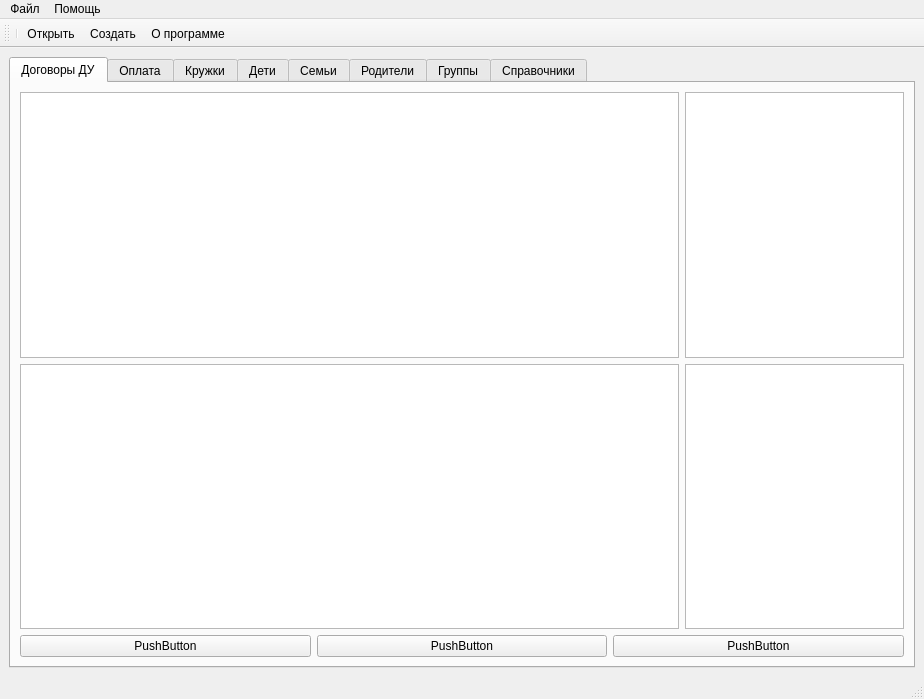
<?xml version="1.0" encoding="UTF-8"?>
<ui version="4.0">
 <class>MainWindow</class>
 <widget class="QMainWindow" name="MainWindow">
  <property name="geometry">
   <rect>
    <x>0</x>
    <y>0</y>
    <width>924</width>
    <height>699</height>
   </rect>
  </property>
  <property name="windowTitle">
   <string>Платные Услуги</string>
  </property>
  <widget class="QWidget" name="centralwidget">
   <layout class="QVBoxLayout" name="verticalLayout">
    <item>
     <widget class="QTabWidget" name="tabWidget">
      <property name="currentIndex">
       <number>0</number>
      </property>
      <widget class="QWidget" name="tab_ContractsView">
       <attribute name="title">
        <string>Договоры ДУ</string>
       </attribute>
       <layout class="QVBoxLayout" name="verticalLayout_2">
        <item>
         <layout class="QHBoxLayout" name="horizontalLayout_4" stretch="3,1">
          <item>
           <widget class="QTableWidget" name="tableWidget_Contracts"/>
          </item>
          <item>
           <widget class="QTableView" name="tableView_ContractInfo"/>
          </item>
         </layout>
        </item>
        <item>
         <layout class="QHBoxLayout" name="horizontalLayout_5" stretch="3,1">
          <item>
           <widget class="QTableWidget" name="tableWidget_Payments"/>
          </item>
          <item>
           <widget class="QTableView" name="tableView_ChildInfo"/>
          </item>
         </layout>
        </item>
        <item>
         <layout class="QHBoxLayout" name="horizontalLayout_3">
          <item>
           <widget class="QPushButton" name="pushButton_2">
            <property name="text">
             <string>PushButton</string>
            </property>
           </widget>
          </item>
          <item>
           <widget class="QPushButton" name="pushButton">
            <property name="text">
             <string>PushButton</string>
            </property>
           </widget>
          </item>
          <item>
           <widget class="QPushButton" name="pushButton_3">
            <property name="text">
             <string>PushButton</string>
            </property>
           </widget>
          </item>
         </layout>
        </item>
       </layout>
      </widget>
      <widget class="QWidget" name="tab_Payment">
       <attribute name="title">
        <string>Оплата</string>
       </attribute>
      </widget>
      <widget class="QWidget" name="tab_Lessons">
       <attribute name="title">
        <string>Кружки</string>
       </attribute>
      </widget>
      <widget class="QWidget" name="tab_Children">
       <attribute name="title">
        <string>Дети</string>
       </attribute>
      </widget>
      <widget class="QWidget" name="tab_Family">
       <attribute name="title">
        <string>Семьи</string>
       </attribute>
      </widget>
      <widget class="QWidget" name="tab_Parents">
       <attribute name="title">
        <string>Родители</string>
       </attribute>
      </widget>
      <widget class="QWidget" name="tab_Teams">
       <attribute name="title">
        <string>Группы</string>
       </attribute>
      </widget>
      <widget class="QWidget" name="tab_Dictionary">
       <attribute name="title">
        <string>Справочники</string>
       </attribute>
      </widget>
     </widget>
    </item>
   </layout>
  </widget>
  <widget class="QMenuBar" name="menubar">
   <property name="geometry">
    <rect>
     <x>0</x>
     <y>0</y>
     <width>924</width>
     <height>22</height>
    </rect>
   </property>
   <widget class="QMenu" name="menu">
    <property name="title">
     <string>Файл</string>
    </property>
    <addaction name="action_2"/>
    <addaction name="action"/>
   </widget>
   <widget class="QMenu" name="menu_2">
    <property name="title">
     <string>Помощь</string>
    </property>
    <addaction name="action_3"/>
   </widget>
   <addaction name="menu"/>
   <addaction name="menu_2"/>
  </widget>
  <widget class="QStatusBar" name="statusbar"/>
  <widget class="QToolBar" name="toolBar_MainWindow">
   <property name="sizePolicy">
    <sizepolicy hsizetype="Preferred" vsizetype="Fixed">
     <horstretch>0</horstretch>
     <verstretch>0</verstretch>
    </sizepolicy>
   </property>
   <property name="windowTitle">
    <string>toolBar</string>
   </property>
   <attribute name="toolBarArea">
    <enum>TopToolBarArea</enum>
   </attribute>
   <attribute name="toolBarBreak">
    <bool>false</bool>
   </attribute>
   <addaction name="separator"/>
   <addaction name="action"/>
   <addaction name="action_2"/>
   <addaction name="action_3"/>
  </widget>
  <action name="action">
   <property name="icon">
    <iconset theme="document-open"/>
   </property>
   <property name="text">
    <string>Открыть</string>
   </property>
  </action>
  <action name="action_2">
   <property name="icon">
    <iconset theme="folder-new"/>
   </property>
   <property name="text">
    <string>Создать</string>
   </property>
  </action>
  <action name="action_3">
   <property name="icon">
    <iconset theme="help-about"/>
   </property>
   <property name="text">
    <string>О программе</string>
   </property>
  </action>
 </widget>
 <resources>
  <include location="../img/img.qrc"/>
 </resources>
 <connections/>
</ui>
